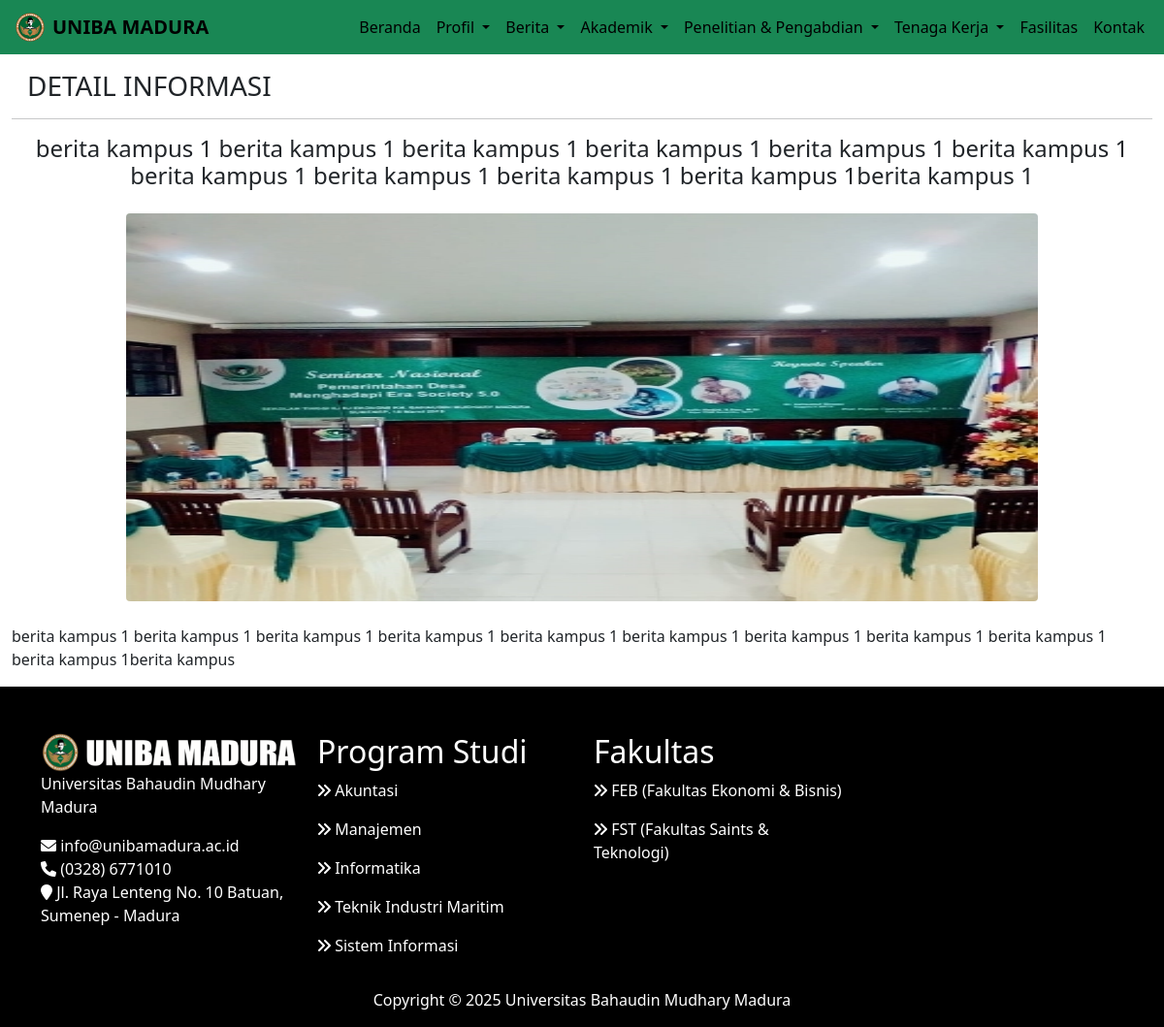
/frontend/detail_informasi.php?id=8, run on the app's committed database.
### tables this page shows
CREATE TABLE `informasi` (
  `id` int(11) NOT NULL,
  `judul` varchar(255) NOT NULL,
  `deskripsi` text NOT NULL,
  `foto` text NOT NULL
);

### frontend/detail_informasi.php (the view)
<?php
include('../db/koneksi.php');
$id = $_GET['id'];
$result = mysqli_query($conn, "SELECT * FROM informasi WHERE id = '$id'");
$data = mysqli_fetch_array($result);
include('../template/header.php');
?>
<div class="container-fluid m-0">
    <div class="content">
        <div>
            <h3 class="m-3 text-bold">DETAIL INFORMASI</h3>
            <hr>
            <h4 class="text-center"><?= $data['judul'] ?></h4>
            <div class="d-flex justify-content-center">
                <?php if ($data['foto']) { ?>
                <img src="../photo/<?= $data['foto'] ?>" class="img-fluid mb-3 mt-3"
                style="height: 400px; width: 80%; border-radius: 4px;" alt="...">
                <?php } else { ?>
                <img src="../asset/img/logo.png" class="img-fluid mb-3 mt-3"
                style="height: 400px; width: 40%; border-radius: 4px;" alt="...">
                <?php } ?>
            </div>
            <p class="mb-3 mt-2"><?= $data['deskripsi'] ?></p>
        </div>
    </div>
</div>
<?php
include('../template/footer.php');
?>

### data on the page
informasi: judul "berita kampus 1 berita kampus 1 berita kampus 1 berita kampus 1 berita kampus 1 berita kampus 1 berita kampus 1 berita kampus 1 berita kampus 1 berita kampus 1berita kampus 1", foto (picture), deskripsi "berita kampus 1 berita kampus 1 berita kampus 1 berita kampus 1 berita kampus 1 berita kampus 1 berita kampus 1 berita kampus 1 berita kampus 1 berita kampus 1berita kampus"
